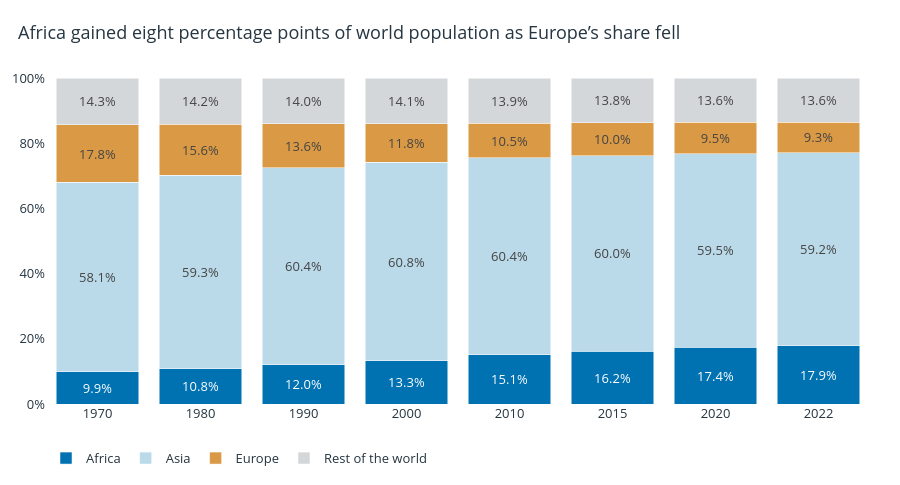

The cell this chart's notebook holds for it:
### Markdown cell above
A 100% stacked bar for each observed year shows how the population divides among the four groups. Africa rose from 9.9% to 17.9%, Europe fell from 17.8% to 9.3%, and Asia edged up from 58.1% to 59.2%.

### Code cell
groups = ['Africa','Asia','Europe','Rest of the world']
shares = totals.assign(Group=totals.Continent.where(totals.Continent.isin(groups[:3]), groups[3]))
shares = shares.groupby(['Year','Group'], as_index=False).Population.sum()
shares['Share'] = 100*shares.Population/shares.groupby('Year').Population.transform('sum')
assert np.allclose(shares.groupby('Year').Share.sum(), 100)
shares['Period'] = shares.Year.astype(str)
fig = px.bar(shares, x='Period', y='Share', color='Group', barmode='stack',
             category_orders={'Group':groups}, color_discrete_map=dict(zip(groups,[blue,'#BBDAE9','#D99945','#D4D7DA'])),
             text=shares.Share.map('{:.1f}%'.format), hover_data={'Share':':.1f','Population':':,'})
fig.update_traces(textposition='inside', insidetextanchor='middle')
fig.update_xaxes(title=None, type='category')
fig.update_yaxes(range=[0,100], ticksuffix='%', title=None)
fig.update_layout(legend=dict(orientation='h',y=-.12))
style(fig, 'Africa gained eight percentage points of world population as Europe’s share fell', 485).show()

### Figure 1 — Plotly figure (JSON) as saved in the notebook; plotly's stock layout.template omitted (floating-point values rounded to 4 significant figures)
{"data": [{"customdata": [[365444348], [481536377], [638150629], [818946032], [1055228072], [1201102442], [1360671810], [1426730932]], "hovertemplate": "Group=Africa<br>Period=%{x}<br>Share=%{y:.1f}<br>text=%{text}<br>Population=%{customdata[0]:,}<extra></extra>", "insidetextanchor": "middle", "legendgroup": "Africa", "marker": {"color": "#0072B2", "pattern": {"shape": ""}}, "name": "Africa", "orientation": "v", "showlegend": true, "text": ["9.9%", "10.8%", "12.0%", "13.3%", "15.1%", "16.2%", "17.4%", "17.9%"], "textposition": "inside", "type": "bar", "x": ["1970", "1980", "1990", "2000", "2010", "2015", "2020", "2022"], "xaxis": "x", "y": [9.893, 10.84, 12.01, 13.32, 15.11, 16.18, 17.36, 17.89], "yaxis": "y"}, {"customdata": [[2144906290], [2635334228], [3210563577], [3735089604], [4220041327], [4458250182], [4663086535], [4721383274]], "hovertemplate": "Group=Asia<br>Period=%{x}<br>Share=%{y:.1f}<br>text=%{text}<br>Population=%{customdata[0]:,}<extra></extra>", "insidetextanchor": "middle", "legendgroup": "Asia", "marker": {"color": "#BBDAE9", "pattern": {"shape": ""}}, "name": "Asia", "orientation": "v", "showlegend": true, "text": ["58.1%", "59.3%", "60.4%", "60.8%", "60.4%", "60.0%", "59.5%", "59.2%"], "textposition": "inside", "type": "bar", "x": ["1970", "1980", "1990", "2000", "2010", "2015", "2020", "2022"], "xaxis": "x", "y": [58.06, 59.32, 60.41, 60.76, 60.43, 60.05, 59.48, 59.21], "yaxis": "y"}, {"customdata": [[655923991], [692527159], [720320797], [726093423], [735613934], [741535608], [745792196], [743147538]], "hovertemplate": "Group=Europe<br>Period=%{x}<br>Share=%{y:.1f}<br>text=%{text}<br>Population=%{customdata[0]:,}<extra></extra>", "insidetextanchor": "middle", "legendgroup": "Europe", "marker": {"color": "#D99945", "pattern": {"shape": ""}}, "name": "Europe", "orientation": "v", "showlegend": true, "text": ["17.8%", "15.6%", "13.6%", "11.8%", "10.5%", "10.0%", "9.5%", "9.3%"], "textposition": "inside", "type": "bar", "x": ["1970", "1980", "1990", "2000", "2010", "2015", "2020", "2022"], "xaxis": "x", "y": [17.76, 15.59, 13.55, 11.81, 10.53, 9.987, 9.514, 9.32], "yaxis": "y"}, {"customdata": [[527862032], [633002607], [745156662], [866926644], [972901665], [1023921529], [1069700062], [1082151298]], "hovertemplate": "Group=Rest of the world<br>Period=%{x}<br>Share=%{y:.1f}<br>text=%{text}<br>Population=%{customdata[0]:,}<extra></extra>", "insidetextanchor": "middle", "legendgroup": "Rest of the world", "marker": {"color": "#D4D7DA", "pattern": {"shape": ""}}, "name": "Rest of the world", "orientation": "v", "showlegend": true, "text": ["14.3%", "14.2%", "14.0%", "14.1%", "13.9%", "13.8%", "13.6%", "13.6%"], "textposition": "inside", "type": "bar", "x": ["1970", "1980", "1990", "2000", "2010", "2015", "2020", "2022"], "xaxis": "x", "y": [14.29, 14.25, 14.02, 14.1, 13.93, 13.79, 13.65, 13.57], "yaxis": "y"}], "layout": {"barmode": "stack", "font": {"color": "#253541", "size": 13}, "height": 485, "legend": {"orientation": "h", "title": {"text": ""}, "tracegroupgap": 0, "y": -0.12}, "margin": {"b": 42, "l": 25, "r": 30, "t": 78}, "title": {"text": "Africa gained eight percentage points of world population as Europe’s share fell", "x": 0.02}, "xaxis": {"anchor": "y", "domain": [0.0, 1.0], "showgrid": false, "title": {}, "type": "category", "zeroline": false}, "yaxis": {"anchor": "x", "domain": [0.0, 1.0], "range": [0, 100], "showgrid": false, "ticksuffix": "%", "title": {}, "zeroline": false}}}
